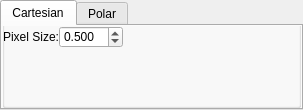
<?xml version="1.0" encoding="UTF-8"?>
<ui version="4.0">
 <class>resolution_editor</class>
 <widget class="QWidget" name="resolution_editor">
  <property name="geometry">
   <rect>
    <x>0</x>
    <y>0</y>
    <width>303</width>
    <height>110</height>
   </rect>
  </property>
  <layout class="QGridLayout" name="gridLayout_4">
   <property name="leftMargin">
    <number>0</number>
   </property>
   <property name="topMargin">
    <number>0</number>
   </property>
   <property name="rightMargin">
    <number>0</number>
   </property>
   <property name="bottomMargin">
    <number>0</number>
   </property>
   <property name="spacing">
    <number>0</number>
   </property>
   <item row="0" column="0" rowspan="2">
    <widget class="QTabWidget" name="tab_widget">
     <property name="styleSheet">
      <string notr="true"/>
     </property>
     <property name="tabPosition">
      <enum>QTabWidget::North</enum>
     </property>
     <property name="tabShape">
      <enum>QTabWidget::Rounded</enum>
     </property>
     <property name="currentIndex">
      <number>0</number>
     </property>
     <property name="iconSize">
      <size>
       <width>16</width>
       <height>16</height>
      </size>
     </property>
     <property name="elideMode">
      <enum>Qt::ElideNone</enum>
     </property>
     <property name="documentMode">
      <bool>false</bool>
     </property>
     <property name="tabBarAutoHide">
      <bool>false</bool>
     </property>
     <widget class="QWidget" name="cartesian_tab">
      <attribute name="title">
       <string>Cartesian</string>
      </attribute>
      <layout class="QGridLayout" name="gridLayout">
       <property name="leftMargin">
        <number>0</number>
       </property>
       <property name="topMargin">
        <number>0</number>
       </property>
       <property name="rightMargin">
        <number>0</number>
       </property>
       <property name="bottomMargin">
        <number>0</number>
       </property>
       <property name="spacing">
        <number>0</number>
       </property>
       <item row="0" column="0">
        <widget class="QGroupBox" name="groupBox">
         <property name="styleSheet">
          <string notr="true">QGroupBox{padding-top:15px; margin-top:-20px}</string>
         </property>
         <property name="title">
          <string/>
         </property>
         <layout class="QVBoxLayout" name="verticalLayout_2">
          <property name="spacing">
           <number>0</number>
          </property>
          <property name="leftMargin">
           <number>0</number>
          </property>
          <property name="topMargin">
           <number>0</number>
          </property>
          <property name="rightMargin">
           <number>0</number>
          </property>
          <property name="bottomMargin">
           <number>0</number>
          </property>
          <item>
           <layout class="QHBoxLayout" name="horizontalLayout_2">
            <property name="spacing">
             <number>0</number>
            </property>
            <item>
             <widget class="QLabel" name="label">
              <property name="text">
               <string>Pixel Size:</string>
              </property>
              <property name="alignment">
               <set>Qt::AlignRight|Qt::AlignTrailing|Qt::AlignVCenter</set>
              </property>
             </widget>
            </item>
            <item>
             <widget class="QDoubleSpinBox" name="cartesian_pixel_size">
              <property name="decimals">
               <number>3</number>
              </property>
              <property name="singleStep">
               <double>0.010000000000000</double>
              </property>
              <property name="value">
               <double>0.500000000000000</double>
              </property>
             </widget>
            </item>
            <item>
             <spacer name="horizontalSpacer_2">
              <property name="orientation">
               <enum>Qt::Horizontal</enum>
              </property>
              <property name="sizeHint" stdset="0">
               <size>
                <width>40</width>
                <height>20</height>
               </size>
              </property>
             </spacer>
            </item>
           </layout>
          </item>
          <item>
           <spacer name="verticalSpacer">
            <property name="orientation">
             <enum>Qt::Vertical</enum>
            </property>
            <property name="sizeHint" stdset="0">
             <size>
              <width>20</width>
              <height>36</height>
             </size>
            </property>
           </spacer>
          </item>
         </layout>
        </widget>
       </item>
      </layout>
     </widget>
     <widget class="QWidget" name="polar_tab">
      <attribute name="title">
       <string>Polar</string>
      </attribute>
      <layout class="QGridLayout" name="gridLayout_2">
       <property name="leftMargin">
        <number>0</number>
       </property>
       <property name="topMargin">
        <number>0</number>
       </property>
       <property name="rightMargin">
        <number>0</number>
       </property>
       <property name="bottomMargin">
        <number>0</number>
       </property>
       <property name="spacing">
        <number>0</number>
       </property>
       <item row="0" column="0">
        <widget class="QGroupBox" name="groupBox_2">
         <property name="styleSheet">
          <string notr="true">QGroupBox{padding-top:15px; margin-top:-20px}</string>
         </property>
         <property name="title">
          <string/>
         </property>
         <layout class="QVBoxLayout" name="verticalLayout">
          <property name="spacing">
           <number>0</number>
          </property>
          <property name="leftMargin">
           <number>0</number>
          </property>
          <property name="topMargin">
           <number>0</number>
          </property>
          <property name="rightMargin">
           <number>0</number>
          </property>
          <property name="bottomMargin">
           <number>0</number>
          </property>
          <item>
           <layout class="QHBoxLayout" name="horizontalLayout">
            <property name="spacing">
             <number>0</number>
            </property>
            <item>
             <layout class="QGridLayout" name="gridLayout_3">
              <property name="spacing">
               <number>0</number>
              </property>
              <item row="0" column="0">
               <widget class="QLabel" name="label_3">
                <property name="text">
                 <string>Pixel Size:</string>
                </property>
                <property name="alignment">
                 <set>Qt::AlignRight|Qt::AlignTrailing|Qt::AlignVCenter</set>
                </property>
               </widget>
              </item>
              <item row="0" column="1">
               <widget class="QLabel" name="label_6">
                <property name="text">
                 <string>2θ:</string>
                </property>
                <property name="alignment">
                 <set>Qt::AlignRight|Qt::AlignTrailing|Qt::AlignVCenter</set>
                </property>
               </widget>
              </item>
              <item row="0" column="2">
               <widget class="QDoubleSpinBox" name="polar_pixel_size_tth">
                <property name="decimals">
                 <number>3</number>
                </property>
                <property name="maximum">
                 <double>99.989999999999995</double>
                </property>
                <property name="singleStep">
                 <double>0.005000000000000</double>
                </property>
                <property name="value">
                 <double>0.050000000000000</double>
                </property>
               </widget>
              </item>
              <item row="0" column="3">
               <widget class="QLabel" name="label_2">
                <property name="text">
                 <string>η:</string>
                </property>
                <property name="alignment">
                 <set>Qt::AlignRight|Qt::AlignTrailing|Qt::AlignVCenter</set>
                </property>
               </widget>
              </item>
              <item row="0" column="4">
               <widget class="QDoubleSpinBox" name="polar_pixel_size_eta">
                <property name="decimals">
                 <number>3</number>
                </property>
                <property name="maximum">
                 <double>99.989999999999995</double>
                </property>
                <property name="singleStep">
                 <double>0.005000000000000</double>
                </property>
                <property name="value">
                 <double>0.200000000000000</double>
                </property>
               </widget>
              </item>
              <item row="1" column="0">
               <widget class="QLabel" name="label_4">
                <property name="text">
                 <string>2θ Range:</string>
                </property>
                <property name="alignment">
                 <set>Qt::AlignRight|Qt::AlignTrailing|Qt::AlignVCenter</set>
                </property>
               </widget>
              </item>
              <item row="1" column="2">
               <widget class="QDoubleSpinBox" name="polar_res_tth_min">
                <property name="maximum">
                 <double>10000.000000000000000</double>
                </property>
                <property name="singleStep">
                 <double>0.010000000000000</double>
                </property>
                <property name="value">
                 <double>1.000000000000000</double>
                </property>
               </widget>
              </item>
              <item row="1" column="3">
               <widget class="QLabel" name="label_5">
                <property name="text">
                 <string>-</string>
                </property>
                <property name="alignment">
                 <set>Qt::AlignRight|Qt::AlignTrailing|Qt::AlignVCenter</set>
                </property>
               </widget>
              </item>
              <item row="1" column="4">
               <widget class="QDoubleSpinBox" name="polar_res_tth_max">
                <property name="maximum">
                 <double>10000.000000000000000</double>
                </property>
                <property name="singleStep">
                 <double>0.010000000000000</double>
                </property>
                <property name="value">
                 <double>20.000000000000000</double>
                </property>
               </widget>
              </item>
             </layout>
            </item>
            <item>
             <spacer name="horizontalSpacer">
              <property name="orientation">
               <enum>Qt::Horizontal</enum>
              </property>
              <property name="sizeHint" stdset="0">
               <size>
                <width>40</width>
                <height>20</height>
               </size>
              </property>
             </spacer>
            </item>
           </layout>
          </item>
          <item>
           <spacer name="verticalSpacer_2">
            <property name="orientation">
             <enum>Qt::Vertical</enum>
            </property>
            <property name="sizeHint" stdset="0">
             <size>
              <width>20</width>
              <height>2</height>
             </size>
            </property>
           </spacer>
          </item>
         </layout>
        </widget>
       </item>
      </layout>
     </widget>
    </widget>
   </item>
  </layout>
 </widget>
 <resources/>
 <connections/>
</ui>
